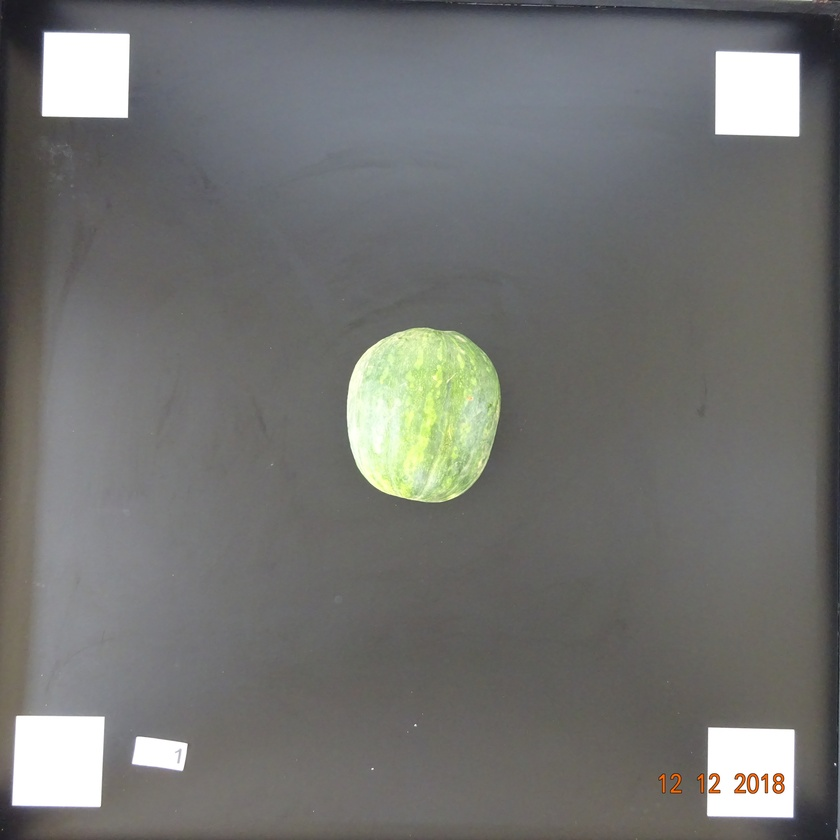
#> input picture Processamento Imagens/Processamentos/Desenhar_Imagens/exemplo_01.jpg, 840 x 840 px, shrunk from 3664 x 3664 before the run
$ python desenhos_imagens.py
#> lines starting #> are read from the running program, lines starting #| are printed output that depends on the picture
########################################################################################################################
# Lavras - MG, 10/10/2019, 07:51
# Desenvolvedor: Vinícius Quintão Carneiro - Professor da Universidade Federal de Lavras - UFLA
# E-mail: vinicius.carneiro@ufla.br
# Github: VQCarneiro
########################################################################################################################
# Importar pacotes
import cv2 # Importa o pacote opencv
import numpy as np # Importa o pacote numpy
from matplotlib import pyplot as plt # Importa o pacote matplotlib
########################################################################################################################
# Gerar imagem
img = cv2.imread('exemplo_01.jpg',1)
#> img is the input picture: shape (840, 840, 3); mean B, G, R 113, 115.3, 114.9
img = cv2.cvtColor(img, cv2.COLOR_BGR2RGB)
img_recorte = img.copy()
########################################################################################################################
verde = (0,255,0)
l,c,canal = np.shape(img)
#> l = 840; c = 840; canal = 3
inicio,fim = int(l/2 - l/4), int(l/2 + l/4)
#> inicio = 210; fim = 630
cv2.rectangle(img,(inicio,inicio),(fim,fim),verde,20)
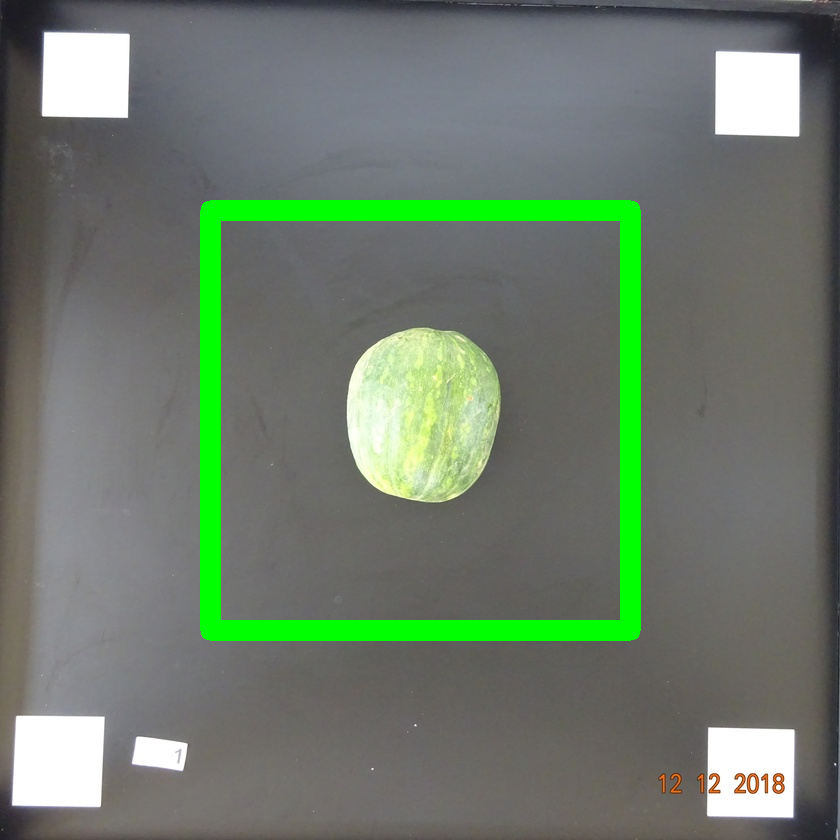
#> img: shape (840, 840, 3); mean R, G, B 109.7, 122.8, 107.8
########################################################################################################################
# Recorte Imagem
img_recorte = img_recorte[inicio:fim,inicio:fim]
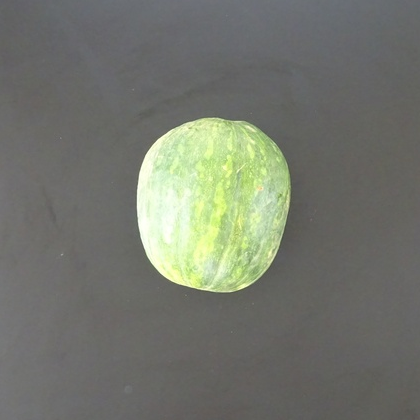
#> img_recorte: shape (420, 420, 3); mean R, G, B 115.8, 118.8, 109.3
########################################################################################################################
# Apresentar imagens
plt.figure('Canvas')
plt.subplot(1,2,1)
plt.imshow(img)
plt.title('Imagem')

plt.subplot(1,2,2)
plt.imshow(img_recorte)
plt.title('Imagem Recorte')
plt.show()
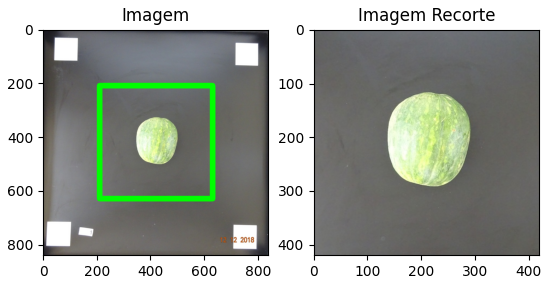
#> figure drawn by matplotlib, 2 panels
########################################################################################################################
